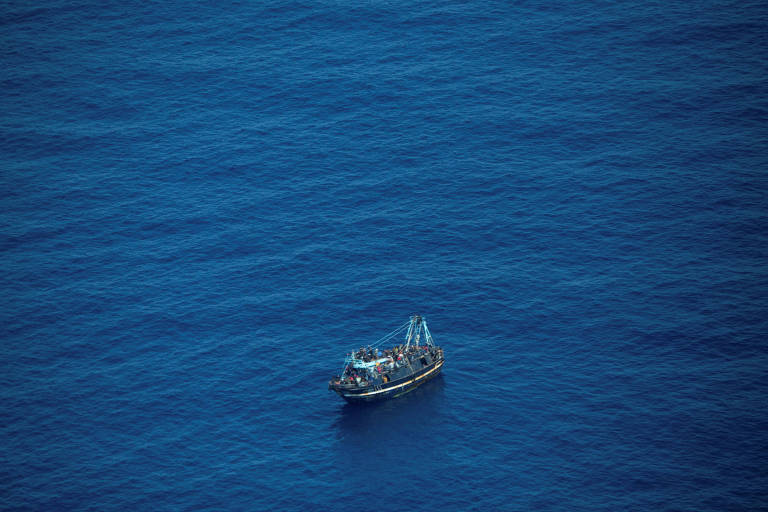
#> input picture main-project/assets/img-boat.jpg, 768 x 512 px
$ python multiplicacao-image.py
#> lines starting #> are read from the running program, lines starting #| are printed output that depends on the picture
from tkinter import Tk, filedialog
from PIL import Image
import time

def get_image_path():
    root = Tk()
    root.withdraw()  # Oculta a janela principal

    file_path = filedialog.askopenfilename()  # Abre a caixa de diálogo para selecionar o arquivo
#> the answer given: main-project/assets/img-boat.jpg
    root.destroy()  # Fecha a janela após a seleção do arquivo

    return file_path

def replicate_image(image_path, n):
    # Abre a imagem
    img = Image.open(image_path)

    # Obtém as dimensões da imagem
    width, height = img.size
    cor_de_fundo = (255, 255, 255)
    # Cria uma nova imagem com dimensões multiplicadas por n
    new_width = width * n
    new_height = height * n
    #new_img = Image.new("RGB", (new_width, new_height))
    new_img = Image.new("RGB", (new_width, new_height), color=cor_de_fundo)
    print(new_width, new_height)

    # Preenche a nova imagem com cópias da imagem original
    for i in range(n):
        for j in range(n):
            new_img.paste(img, (i * width, j * height))

    # Salva a nova imagem
    start_time = time.time()  # Inicia o cronômetro
    new_img.save("replicated_image.tiff", format="TIFF", compression="tiff_lzw")
    end_time = time.time()  # Encerra o cronômetro
    elapsed_time = end_time - start_time
    print("Tempo de execução:", elapsed_time, "segundos")

# Solicita ao usuário que escolha a imagem usando o explorador de arquivos
image_path = get_image_path()

# Solicita ao usuário o valor de n
while True:
    try:
        n = int(input("Digite o valor de n para replicação da imagem: "))
        break
    except ValueError:
        print("Por favor, insira um número inteiro válido.")
#> this loop made 1 pass; the answer given on pass 1: 3

# Chama a função para replicar a imagem
replicate_image(image_path,n)
#> in replicate_image, img is the input picture: PIL image 768x512 RGB; mean R, G, B 21.7, 72.1, 120.4
#> in replicate_image, `new_img = Image.new("RGB", (new_width, new_height), color=cor_de_fundo)`: new_img: PIL image 2304x1536 RGB; every value is 255
#| 2304 1536
#> after the loop in replicate_image, `for i in range(n):`:
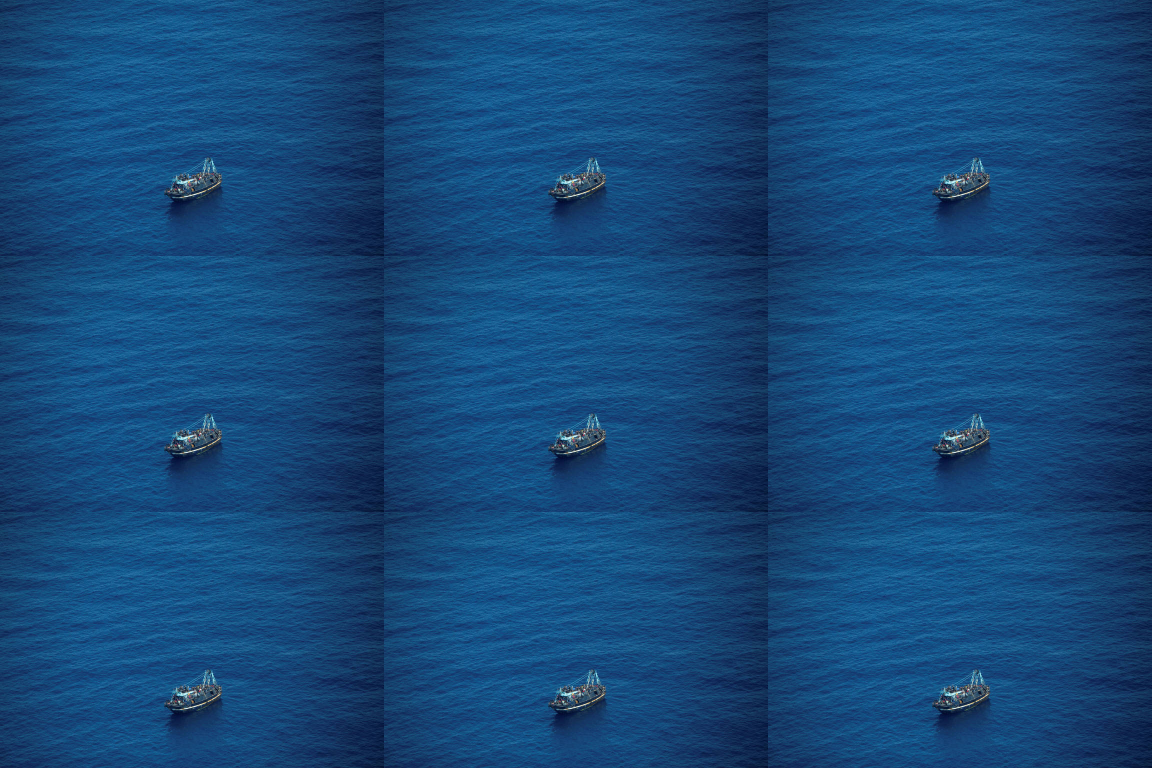
#> new_img: PIL image 2304x1536 RGB (shown at 1/2 size); mean R, G, B 21.7, 72.1, 120.4
